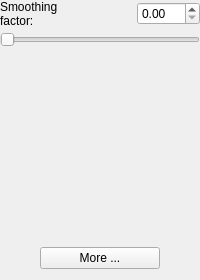
            <widget class="QWidget" name="pgEdge">
             <layout class="QGridLayout" name="gridLayout_6">
              <property name="leftMargin">
               <number>0</number>
              </property>
              <property name="topMargin">
               <number>0</number>
              </property>
              <property name="rightMargin">
               <number>0</number>
              </property>
              <property name="verticalSpacing">
               <number>4</number>
              </property>
              <item row="1" column="0" rowspan="2" colspan="3">
               <widget class="QDoubleSlider" name="inEdgeScaleSlider">
                <property name="orientation">
                 <enum>Qt::Horizontal</enum>
                </property>
               </widget>
              </item>
              <item row="0" column="2">
               <widget class="QDoubleSpinBox" name="inEdgeScale"/>
              </item>
              <item row="0" column="0" colspan="2">
               <widget class="QLabel" name="label_23">
                <property name="text">
                 <string>&lt;html&gt;&lt;head/&gt;&lt;body&gt;&lt;p&gt;Smoothing&lt;br/&gt;factor:&lt;/p&gt;&lt;/body&gt;&lt;/html&gt;</string>
                </property>
               </widget>
              </item>
              <item row="4" column="0" colspan="3" alignment="Qt::AlignHCenter|Qt::AlignBottom">
               <widget class="QPushButton" name="btnEdgeDetail">
                <property name="minimumSize">
                 <size>
                  <width>120</width>
                  <height>0</height>
                 </size>
                </property>
                <property name="maximumSize">
                 <size>
                  <width>120</width>
                  <height>16777215</height>
                 </size>
                </property>
                <property name="text">
                 <string>More ...</string>
                </property>
               </widget>
              </item>
              <item row="3" column="0">
               <spacer name="verticalSpacer_15">
                <property name="orientation">
                 <enum>Qt::Vertical</enum>
                </property>
                <property name="sizeHint" stdset="0">
                 <size>
                  <width>20</width>
                  <height>196</height>
                 </size>
                </property>
               </spacer>
              </item>
             </layout>
            </widget>
